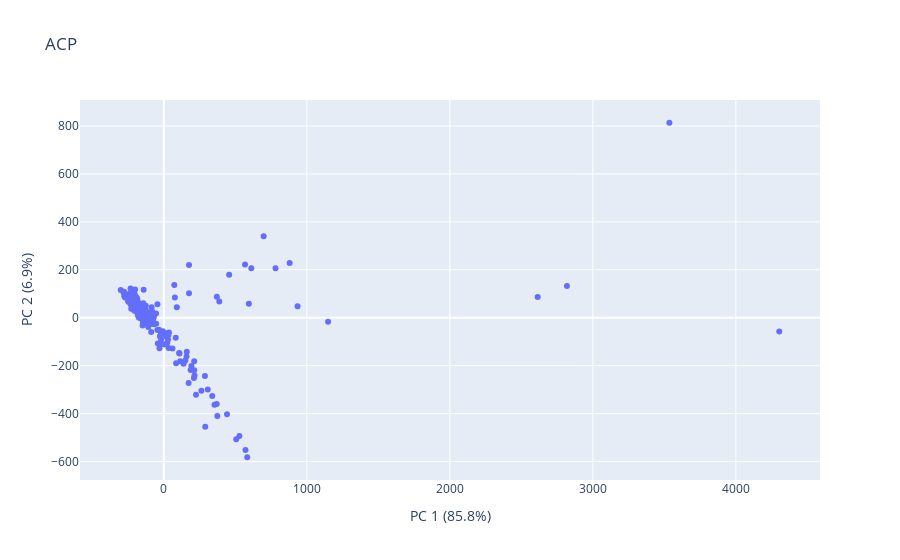

The notebook cell this image was saved under:
### Markdown cell above
### *ACP*

On va commencer par faire une ACP sans la colonnes `PropClassesAvecTBI` qui veut dire la proportion de classes avec un tableau blanc interactif. Cette colonne est sous forme de seuil.

### Code cell
pca = PCA(n_components=2)

components = pca.fit_transform(df_termin.drop(columns=['propclassesavectbi']))

df_ex = df_termin.drop(columns=['propclassesavectbi'])
columns_names = df_ex.columns


labels = {
    str(i): f"PC {i+1} ({var:.1f}%)"
    for i, var in enumerate(pca.explained_variance_ratio_ * 100)
}

fig = px.scatter(components, x=0, y=1, title='ACP', labels=labels)
fig.show()

### Figure 1 — Plotly figure (JSON) as saved in the notebook; plotly's stock layout.template omitted (floating-point values rounded to 4 significant figures; data arrays with more than 128 entries replaced by an {"elided": "..."} marker saying what was removed)
{"data": [{"hovertemplate": "PC 1 (85.8%)=%{x}<br>PC 2 (6.9%)=%{y}<extra></extra>", "legendgroup": "", "marker": {"color": "#636efa", "symbol": "circle"}, "mode": "markers", "name": "", "orientation": "v", "showlegend": false, "type": "scatter", "x": {"elided": "233 float values"}, "xaxis": "x", "y": {"elided": "233 float values"}, "yaxis": "y"}], "layout": {"legend": {"tracegroupgap": 0}, "title": {"text": "ACP"}, "xaxis": {"anchor": "y", "domain": [0, 1], "title": {"text": "PC 1 (85.8%)"}}, "yaxis": {"anchor": "x", "domain": [0, 1], "title": {"text": "PC 2 (6.9%)"}}}}
